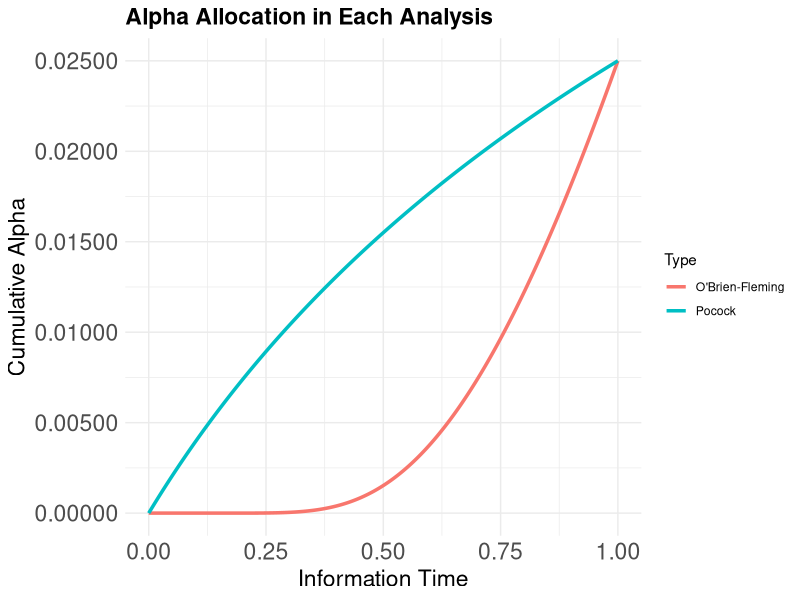

Reproduce this figure in R.
# Function to calculate the alpha-spending function for Pocock type
pocock_alpha_spending <- function(t, alpha){
    alpha * log(1 + (exp(1) - 1) * t)
} 

# Function to calculate the alpha-spending function for O'Brien-Fleming type
of_alpha_spending <- function(t, alpha){
    2 * (1 - pnorm(qnorm(alpha / 2, lower = FALSE) / sqrt(t)))
}

# Number of analyses
n_analyses <- 10001

# Overall alpha level
overall_alpha <- 0.02500

# Information times for each analysis
information_times <- seq(0, 1, by = 0.0001)

# Calculate alpha values for each analysis (O'Brien-Fleming)
of_alpha_values <- rep(0, n_analyses)
for (i in 1:n_analyses) {
    of_alpha_values[i] <- of_alpha_spending(information_times[i], overall_alpha)
}

# Calculate alpha values for each analysis (Pocock)
pocock_alpha_values <- rep(0, n_analyses)
for (i in 1:n_analyses) {
    pocock_alpha_values[i] <- pocock_alpha_spending(information_times[i], overall_alpha)
}

# Calculate alpha differences
of_alpha_differences <- c(of_alpha_values[1], diff(of_alpha_values))
pocock_alpha_differences <- c(pocock_alpha_values[1], diff(pocock_alpha_values))

# Display alpha values and differences for each analysis
for (i in 1:n_analyses){
    cat(sprintf("Analysis %d: Information Time = %.2f\n", i, information_times[i]))
    cat(sprintf(" O'Brien-Fleming Alpha = %.10f\n", of_alpha_values[i]))
    cat(sprintf(" Pocock Alpha = %.10f\n", pocock_alpha_values[i]))
    cat(sprintf(" O'Brien-Fleming Alpha Difference = %.10f\n", of_alpha_differences[i]))
    cat(sprintf(" Pocock Alpha Differences = %.10f\n", pocock_alpha_differences[i]))
}

library(ggplot2)

# Create a data frame for the results
of_results <- data.frame(
    Analysis = 1:n_analyses,
    Information_Time = information_times,
    Alpha = of_alpha_values,
    Difference = of_alpha_differences,
    Type = "O'Brien-Fleming"
)

pocock_results <- data.frame(
    Analysis = 1:n_analyses,
    Information_Time = information_times,
    Alpha = pocock_alpha_values,
    Difference = pocock_alpha_differences,
    Type = "Pocock"
)

# Combine the results data frames
results <- rbind(of_results, pocock_results)

# Plot the results using ggplot2
ggplot(results, aes(x = Information_Time, y = Alpha, color = Type, linetype = Type)) +
    #geom_point() +
    geom_line(linetype = "solid", lwd = 1.2) +
    #geom_text(aes(label = sprintf("%.5f", Alpha)), hjust = -0.2, vjust = 0.5) +
    labs(title = "Alpha Allocation in Each Analysis",
         x = "Information Time",
         y = "Cumulative Alpha") +
    theme_minimal() +
    theme(
        # axis
        plot.title = element_text(size = rel(1.5), face="bold"),
        axis.title = element_text(size=rel(1.5)),
        axis.text = element_text(size=rel(1.5))
    ) +
    scale_y_continuous(labels = scales::number_format(accuracy = 0.00001))
